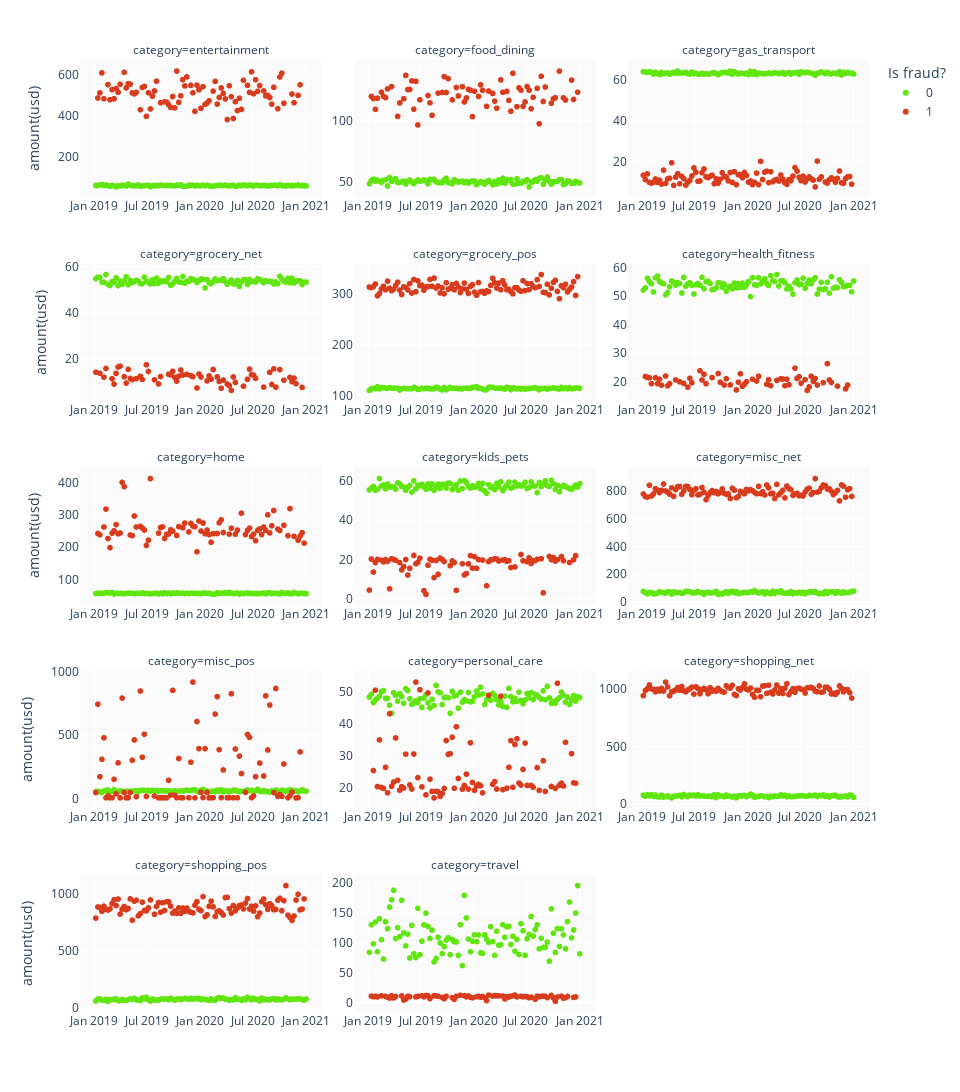

This figure's notebook cell:
### Code cell
# The category of the fraudulent transactions was plotted.
df_ = df_train.groupby(by=[pd.Grouper(key="transaction_time", freq="1W"),
                           'is_fraud','category']).agg({"amount(usd)":'mean',"transaction_id":"count"}).reset_index()
fig = px.scatter(df_,
        x='transaction_time',
        y='amount(usd)',
        color='is_fraud',
        facet_col ='category',
        facet_col_wrap=3,
        facet_col_spacing=.04,
        color_discrete_map={0:'#61E50F', 1:'#D93C1D'}
)
fig.update_layout(height=1400,
                  width=960,
                  legend=dict(title='Is fraud?'),
                  plot_bgcolor='#fafafa'
                 )
fig.update_yaxes(matches=None)
fig.for_each_yaxis(lambda yaxis: yaxis.update(showticklabels=True))
fig.for_each_xaxis(lambda xaxis: xaxis.update(showticklabels=True, title=''))
fig.show();
